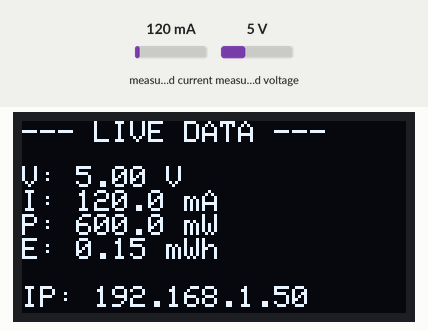
The sketch below on a simulated ESP32. On the bench: 128×64 one-colour display. The inputs (shaded band) are chosen by the test bench; at power-on: measured voltage 5 V, measured current 120 mA. WiFi joins after 1.5 s; servers stay silent unless stated; uploads are accepted with an empty reply; what the sketch prints to the serial monitor is not drawn.

Above: at 6.7 s.
6.8 s: measured voltage set to 0.3 V
At 8.1 s:
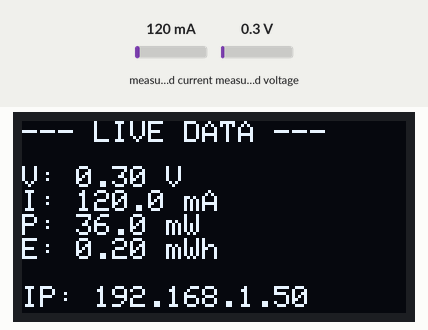
8.9 s: measured current set to 500 mA
At 9.19 s:
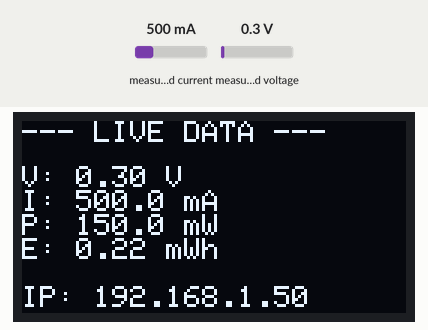
10.5 s: measured current set to 40 mA
At 12.2 s:
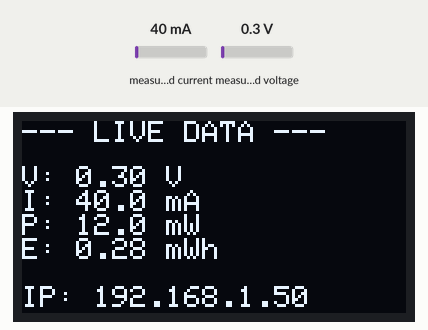
13.5 s: measured voltage set to 1.1 V
At 15.5 s:
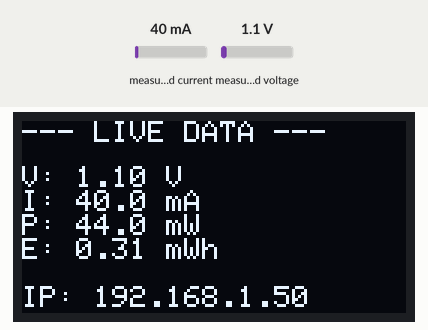
Timing chart, 0 to 16.6 s (numbered marks = the images above; inputs shaded):
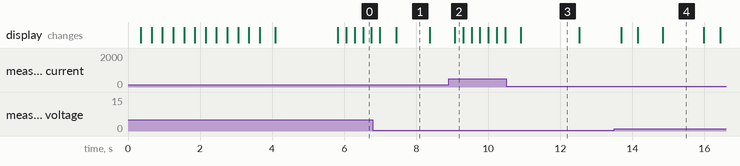

The sketch:

esp32_code.ino
```cpp
#include <Wire.h>
#include <SPI.h>
#include <WiFi.h>
#include <WiFiClientSecure.h>
#include <WebServer.h>
#include <Adafruit_GFX.h>
#include <Adafruit_SSD1306.h>
#include <Adafruit_INA219.h>
#include <HTTPClient.h> // Added for API Integration

// WiFi credentials
const char* ssid = "ESP32_TEST";
const char* password = "12345678";

// --- API CONFIGURATION ---
// Send telemetry to the deployed backend. The website reads live data from
// this backend; the ESP32 should not post directly to the Vercel frontend.
const char* serverPath = "https://ecogrid-backend.onrender.com/api/dashboard/energy-ingest";
const char* deviceId = "esp32-site-001";
const char* sourceType = "aggregate";
const char* deviceApiKey = "";
unsigned long lastPostTime = 0;
const unsigned long postInterval = 5000; // Push data every 5 seconds

WebServer server(80);

// OLED SPI pins
#define SCREEN_WIDTH 128
#define SCREEN_HEIGHT 64
#define OLED_MOSI 23
#define OLED_CLK 18
#define OLED_DC 16
#define OLED_CS 5
#define OLED_RST 4

Adafruit_SSD1306 display(SCREEN_WIDTH, SCREEN_HEIGHT, OLED_MOSI, OLED_CLK, OLED_DC, OLED_RST, OLED_CS);
Adafruit_INA219 ina219;

float voltage = 0, current = 0, power = 0, energy_mWh = 0;
unsigned long lastTime = 0;

float sanitizeReading(float value, float minValue, float maxValue) {
  if (!isfinite(value) || value < minValue || value > maxValue) {
    return 0;
  }
  return value;
}

void handleRoot() {
  String page = "<!DOCTYPE html><html><head><meta name='viewport' content='width=device-width, initial-scale=1.0'><meta http-equiv='refresh' content='2'/><title>AI Smart Meter</title><style>body{font-family:sans-serif; text-align:center; background:#f4f4f4;} .card{background:white; padding:20px; border-radius:10px; display:inline-block; margin-top:50px; box-shadow: 0 4px 8px rgba(0,0,0,0.1);}</style></head><body>";
  page += "<div class='card'><h1>Smart Meter Dashboard</h1>";
  page += "<h3>Voltage: " + String(voltage, 2) + " V</h3>";
  page += "<h3>Current: " + String(current, 1) + " mA</h3>";
  page += "<h3>Power: " + String(power, 1) + " mW</h3>";
  page += "<h3>Energy: " + String(energy_mWh, 2) + " mWh</h3></div></body></html>";
  server.send(200, "text/html", page);
}

void setup() {
  Serial.begin(115200);
  Wire.begin(21, 22);
  ina219.begin();
  display.begin(SSD1306_SWITCHCAPVCC);

  // Welcome Animation
  display.clearDisplay();
  display.stopscroll();
  display.setTextColor(WHITE);
  display.setTextSize(1);
  display.setCursor(30, 10);
  display.println("AI-POWERED");
  display.setTextSize(2);
  display.setCursor(5, 30);
  display.println("SMART METER");
  display.display();
  display.startscrollright(0x00, 0x07);
  delay(4000);
  display.stopscroll();

  // Connect WiFi
  WiFi.mode(WIFI_STA);
  WiFi.begin(ssid, password);
  display.clearDisplay();
  display.setTextSize(1);
  display.setCursor(0, 0);
  display.println("Connecting WiFi...");
  display.display();

  while (WiFi.status() != WL_CONNECTED) {
    delay(500);
    Serial.print(".");
  }
  Serial.println();
  Serial.println("WiFi connected.");
  Serial.print("ESP32 IP: ");
  Serial.println(WiFi.localIP());
  Serial.print("Posting to: ");
  Serial.println(serverPath);

  server.on("/", handleRoot);
  server.begin();
  lastTime = millis();
}

void loop() {
  // 1. Read Data
  voltage = ina219.getBusVoltage_V();
  current = ina219.getCurrent_mA();
  power = ina219.getPower_mW();

  voltage = sanitizeReading(voltage, 0, 400);
  current = sanitizeReading(current, 0, 100000);
  power = sanitizeReading(power, 0, 100000000);

  unsigned long now = millis();
  energy_mWh += power * ((now - lastTime) / 3600000.0);
  lastTime = now;

  Serial.print("Voltage: ");
  Serial.println(voltage, 2);
  Serial.print("Current: ");
  Serial.println(current, 1);
  Serial.print("Power: ");
  Serial.println(power, 1);
  Serial.print("Energy: ");
  Serial.println(energy_mWh, 2);

  // 2. API Integration: Push to EcoGrid Dashboard
  if (now - lastPostTime > postInterval) {
    if (WiFi.status() == WL_CONNECTED) {
      if (voltage == 0 && current == 0 && power == 0 && energy_mWh == 0) {
        Serial.println("Skipping POST: readings are all zero/invalid.");
        lastPostTime = now;
        return;
      }

      HTTPClient http;
      WiFiClientSecure client;
      client.setInsecure();
      http.setConnectTimeout(3000); // 3 second timeout
      http.setTimeout(5000);

      Serial.println("Attempting to connect to: " + String(serverPath));
      http.begin(client, String(serverPath));
      http.addHeader("Content-Type", "application/json");

      String httpRequestData = "{\"deviceId\":\"" + String(deviceId) + "\",\"sourceType\":\"" + String(sourceType) + "\",\"apiKey\":\"" + String(deviceApiKey) + "\",\"voltage\":" + String(voltage, 2) + ",\"current\":" + String(current, 1) + ",\"power\":" + String(power, 1) + ",\"energy\":" + String(energy_mWh, 2) + "}";

      int httpResponseCode = http.POST(httpRequestData);

      if (httpResponseCode > 0) {
        Serial.print("Data Sent! Response: ");
        Serial.println(httpResponseCode);
        String body = http.getString();
        if (body.length() > 0) {
          Serial.println("Backend reply: " + body);
        }
      } else {
        Serial.print("Error Code: ");
        Serial.println(httpResponseCode);
        Serial.println("Check: 1. Backend URL, 2. WiFi access, 3. Render service is running");
      }

      http.end();
    } else {
      Serial.println("WiFi disconnected. Reconnecting...");
      WiFi.disconnect();
      WiFi.begin(ssid, password);
    }
    lastPostTime = now;
  }

  // 3. Update OLED
  display.clearDisplay();
  display.setTextSize(1);
  display.setCursor(0, 0);
  display.println("--- LIVE DATA ---");
  display.setCursor(0, 15);
  display.print("V: "); display.print(voltage, 2); display.println(" V");
  display.print("I: "); display.print(current, 1); display.println(" mA");
  display.print("P: "); display.print(power, 1);   display.println(" mW");
  display.print("E: "); display.print(energy_mWh, 2); display.println(" mWh");
  if (WiFi.status() == WL_CONNECTED) {
    display.setCursor(0, 55);
    display.print("IP: "); display.print(WiFi.localIP());
  }
  display.display();

  server.handleClient();
  delay(200);
}
```

Measured:
- after the input at 13.5 s, the display: first changes after 0.19 s (image 4 shows a later state)
- what the display in image 1 shows lasts 0.9 s, from 7.5 s to 8.4 s
- what the display in image 4 shows lasts 1.2 s, from 14.8 s to 16.0 s
